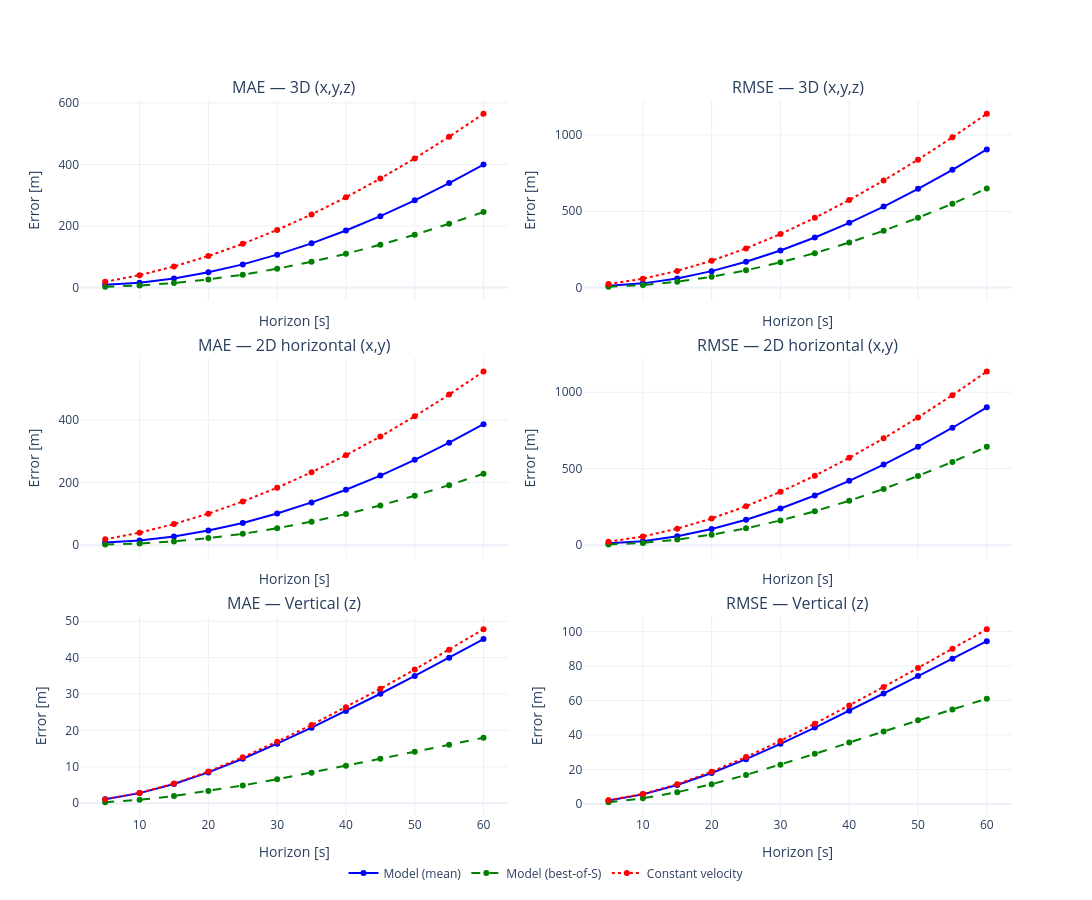

This figure's notebook cell:
### Code cell
from plotly.subplots import make_subplots
import plotly.graph_objects as go

H = res["horizons_s"]

# --- build 2-column × 3-row subplot ---
fig = make_subplots(
    rows=3, cols=2,
    shared_xaxes=True,
    subplot_titles=[
        "MAE — 3D (x,y,z)", "RMSE — 3D (x,y,z)",
        "MAE — 2D horizontal (x,y)", "RMSE — 2D horizontal (x,y)",
        "MAE — Vertical (z)", "RMSE — Vertical (z)"
    ],
    vertical_spacing=0.08,
    horizontal_spacing=0.08
)

# === color scheme ===
COLOR_MEAN = "blue"
COLOR_BEST = "green"
COLOR_CV   = "red"

def add_metric_traces(cat_name, row_mae, row_rmse, show_legend=False):
    # --- MAE (left) ---
    fig.add_trace(go.Scatter(
        x=H, y=res["mae"][cat_name]["mean"],
        name="Model (mean)", mode="lines+markers",
        line=dict(width=2, color=COLOR_MEAN),
        showlegend=show_legend
    ), row=row_mae, col=1)

    fig.add_trace(go.Scatter(
        x=H, y=res["mae"][cat_name]["best"],
        name="Model (best-of-S)", mode="lines+markers",
        line=dict(width=2, dash="dash", color=COLOR_BEST),
        showlegend=show_legend
    ), row=row_mae, col=1)

    fig.add_trace(go.Scatter(
        x=H, y=res["mae"][cat_name]["cv"],
        name="Constant velocity", mode="lines+markers",
        line=dict(width=2, dash="dot", color=COLOR_CV),
        showlegend=show_legend
    ), row=row_mae, col=1)

    # --- RMSE (right) ---
    fig.add_trace(go.Scatter(
        x=H, y=res["rmse"][cat_name]["mean"],
        name="Model (mean)", mode="lines+markers",
        line=dict(width=2, color=COLOR_MEAN),
        showlegend=False
    ), row=row_rmse, col=2)

    fig.add_trace(go.Scatter(
        x=H, y=res["rmse"][cat_name]["best"],
        name="Model (best-of-S)", mode="lines+markers",
        line=dict(width=2, dash="dash", color=COLOR_BEST),
        showlegend=False
    ), row=row_rmse, col=2)

    fig.add_trace(go.Scatter(
        x=H, y=res["rmse"][cat_name]["cv"],
        name="Constant velocity", mode="lines+markers",
        line=dict(width=2, dash="dot", color=COLOR_CV),
        showlegend=False
    ), row=row_rmse, col=2)

# Add traces — legend only once (for first row)
add_metric_traces("3d",   1, 1, show_legend=True)
add_metric_traces("2d",   2, 2, show_legend=False)
add_metric_traces("vert", 3, 3, show_legend=False)

# --- layout ---
fig.update_layout(
    template="plotly_white",
    height=900, width=1100,
    # title="MAE and RMSE vs Prediction Horizon",
    legend=dict(
        orientation="h",
        yanchor="bottom", y=-0.1,
        xanchor="center", x=0.5,
    )
)

# axis labels
for r in range(1, 4):
    fig.update_xaxes(title_text="Horizon [s]", row=r, col=1)
    fig.update_xaxes(title_text="Horizon [s]", row=r, col=2)
    fig.update_yaxes(title_text="Error [m]", row=r, col=1)
    fig.update_yaxes(title_text="Error [m]", row=r, col=2)

fig.show()

### Figure 1 — Plotly figure (JSON) as saved in the notebook; plotly's stock layout.template omitted (floating-point values rounded to 4 significant figures)
{"data": [{"line": {"color": "blue", "width": 2}, "mode": "lines+markers", "name": "Model (mean)", "showlegend": true, "type": "scatter", "x": [5, 10, 15, 20, 25, 30, 35, 40, 45, 50, 55, 60], "xaxis": "x", "y": [8.806, 15.77, 29.52, 49.59, 75.25, 106.9, 143.6, 185.3, 231.9, 283.4, 339.3, 399.4], "yaxis": "y"}, {"line": {"color": "green", "dash": "dash", "width": 2}, "mode": "lines+markers", "name": "Model (best-of-S)", "showlegend": true, "type": "scatter", "x": [5, 10, 15, 20, 25, 30, 35, 40, 45, 50, 55, 60], "xaxis": "x", "y": [2.783, 6.725, 14.62, 26.45, 41.75, 61.19, 83.9, 109.7, 139.0, 171.7, 207.1, 245.4], "yaxis": "y"}, {"line": {"color": "red", "dash": "dot", "width": 2}, "mode": "lines+markers", "name": "Constant velocity", "showlegend": true, "type": "scatter", "x": [5, 10, 15, 20, 25, 30, 35, 40, 45, 50, 55, 60], "xaxis": "x", "y": [18.77, 40.35, 68.35, 102.5, 142.0, 187.2, 237.5, 293.2, 353.9, 419.6, 489.8, 564.5], "yaxis": "y"}, {"line": {"color": "blue", "width": 2}, "mode": "lines+markers", "name": "Model (mean)", "showlegend": false, "type": "scatter", "x": [5, 10, 15, 20, 25, 30, 35, 40, 45, 50, 55, 60], "xaxis": "x2", "y": [12.28, 27.13, 59.5, 107.3, 168.6, 242.5, 328.0, 424.4, 531.0, 647.2, 772.4, 906.0], "yaxis": "y2"}, {"line": {"color": "green", "dash": "dash", "width": 2}, "mode": "lines+markers", "name": "Model (best-of-S)", "showlegend": false, "type": "scatter", "x": [5, 10, 15, 20, 25, 30, 35, 40, 45, 50, 55, 60], "xaxis": "x2", "y": [5.274, 16.02, 38.16, 70.75, 112.7, 164.9, 225.4, 294.9, 372.5, 457.6, 549.8, 649.2], "yaxis": "y2"}, {"line": {"color": "red", "dash": "dot", "width": 2}, "mode": "lines+markers", "name": "Constant velocity", "showlegend": false, "type": "scatter", "x": [5, 10, 15, 20, 25, 30, 35, 40, 45, 50, 55, 60], "xaxis": "x2", "y": [23.05, 57.53, 108.9, 175.8, 256.7, 350.7, 456.8, 574.1, 701.6, 838.8, 985.0, 1140.0], "yaxis": "y2"}, {"line": {"color": "blue", "width": 2}, "mode": "lines+markers", "name": "Model (mean)", "showlegend": false, "type": "scatter", "x": [5, 10, 15, 20, 25, 30, 35, 40, 45, 50, 55, 60], "xaxis": "x3", "y": [8.532, 14.88, 27.66, 46.53, 70.85, 101.1, 136.4, 176.6, 222.0, 272.2, 326.8, 385.7], "yaxis": "y3"}, {"line": {"color": "green", "dash": "dash", "width": 2}, "mode": "lines+markers", "name": "Model (best-of-S)", "showlegend": false, "type": "scatter", "x": [5, 10, 15, 20, 25, 30, 35, 40, 45, 50, 55, 60], "xaxis": "x3", "y": [2.275, 5.376, 12.09, 22.53, 36.2, 54.07, 75.07, 99.18, 126.7, 157.6, 191.3, 227.7], "yaxis": "y3"}, {"line": {"color": "red", "dash": "dot", "width": 2}, "mode": "lines+markers", "name": "Constant velocity", "showlegend": false, "type": "scatter", "x": [5, 10, 15, 20, 25, 30, 35, 40, 45, 50, 55, 60], "xaxis": "x3", "y": [18.62, 39.85, 67.27, 100.6, 139.1, 183.3, 232.4, 286.9, 346.5, 410.9, 480.0, 553.6], "yaxis": "y3"}, {"line": {"color": "blue", "width": 2}, "mode": "lines+markers", "name": "Model (mean)", "showlegend": false, "type": "scatter", "x": [5, 10, 15, 20, 25, 30, 35, 40, 45, 50, 55, 60], "xaxis": "x4", "y": [12.11, 26.56, 58.48, 105.8, 166.6, 240.0, 325.0, 421.0, 527.1, 642.9, 767.8, 901.0], "yaxis": "y4"}, {"line": {"color": "green", "dash": "dash", "width": 2}, "mode": "lines+markers", "name": "Model (best-of-S)", "showlegend": false, "type": "scatter", "x": [5, 10, 15, 20, 25, 30, 35, 40, 45, 50, 55, 60], "xaxis": "x4", "y": [4.969, 15.31, 36.96, 69.0, 110.3, 162.0, 222.0, 290.9, 368.0, 452.6, 544.5, 643.4], "yaxis": "y4"}, {"line": {"color": "red", "dash": "dot", "width": 2}, "mode": "lines+markers", "name": "Constant velocity", "showlegend": false, "type": "scatter", "x": [5, 10, 15, 20, 25, 30, 35, 40, 45, 50, 55, 60], "xaxis": "x4", "y": [22.95, 57.23, 108.3, 174.8, 255.2, 348.8, 454.4, 571.2, 698.3, 835.1, 980.9, 1135.0], "yaxis": "y4"}, {"line": {"color": "blue", "width": 2}, "mode": "lines+markers", "name": "Model (mean)", "showlegend": false, "type": "scatter", "x": [5, 10, 15, 20, 25, 30, 35, 40, 45, 50, 55, 60], "xaxis": "x5", "y": [1.087, 2.77, 5.263, 8.467, 12.21, 16.36, 20.76, 25.33, 30.08, 34.98, 39.98, 45.1], "yaxis": "y5"}, {"line": {"color": "green", "dash": "dash", "width": 2}, "mode": "lines+markers", "name": "Model (best-of-S)", "showlegend": false, "type": "scatter", "x": [5, 10, 15, 20, 25, 30, 35, 40, 45, 50, 55, 60], "xaxis": "x5", "y": [0.267, 0.942, 1.97, 3.323, 4.881, 6.594, 8.397, 10.29, 12.21, 14.16, 16.08, 17.96], "yaxis": "y5"}, {"line": {"color": "red", "dash": "dot", "width": 2}, "mode": "lines+markers", "name": "Constant velocity", "showlegend": false, "type": "scatter", "x": [5, 10, 15, 20, 25, 30, 35, 40, 45, 50, 55, 60], "xaxis": "x5", "y": [1.095, 2.826, 5.404, 8.729, 12.62, 16.92, 21.5, 26.36, 31.44, 36.73, 42.19, 47.8], "yaxis": "y5"}, {"line": {"color": "blue", "width": 2}, "mode": "lines+markers", "name": "Model (mean)", "showlegend": false, "type": "scatter", "x": [5, 10, 15, 20, 25, 30, 35, 40, 45, 50, 55, 60], "xaxis": "x6", "y": [2.035, 5.563, 10.98, 17.93, 25.99, 34.87, 44.3, 54.09, 64.09, 74.18, 84.3, 94.43], "yaxis": "y6"}, {"line": {"color": "green", "dash": "dash", "width": 2}, "mode": "lines+markers", "name": "Model (best-of-S)", "showlegend": false, "type": "scatter", "x": [5, 10, 15, 20, 25, 30, 35, 40, 45, 50, 55, 60], "xaxis": "x6", "y": [1.006, 3.297, 6.831, 11.46, 16.85, 22.78, 29.06, 35.59, 42.1, 48.56, 54.87, 61.07], "yaxis": "y6"}, {"line": {"color": "red", "dash": "dot", "width": 2}, "mode": "lines+markers", "name": "Constant velocity", "showlegend": false, "type": "scatter", "x": [5, 10, 15, 20, 25, 30, 35, 40, 45, 50, 55, 60], "xaxis": "x6", "y": [2.141, 5.822, 11.47, 18.74, 27.21, 36.57, 46.58, 57.08, 67.89, 78.91, 90.07, 101.3], "yaxis": "y6"}], "layout": {"annotations": [{"font": {"size": 16}, "showarrow": false, "text": "MAE — 3D (x,y,z)", "x": 0.23, "xanchor": "center", "xref": "paper", "y": 1, "yanchor": "bottom", "yref": "paper"}, {"font": {"size": 16}, "showarrow": false, "text": "RMSE — 3D (x,y,z)", "x": 0.77, "xanchor": "center", "xref": "paper", "y": 1, "yanchor": "bottom", "yref": "paper"}, {"font": {"size": 16}, "showarrow": false, "text": "MAE — 2D horizontal (x,y)", "x": 0.23, "xanchor": "center", "xref": "paper", "y": 0.64, "yanchor": "bottom", "yref": "paper"}, {"font": {"size": 16}, "showarrow": false, "text": "RMSE — 2D horizontal (x,y)", "x": 0.77, "xanchor": "center", "xref": "paper", "y": 0.64, "yanchor": "bottom", "yref": "paper"}, {"font": {"size": 16}, "showarrow": false, "text": "MAE — Vertical (z)", "x": 0.23, "xanchor": "center", "xref": "paper", "y": 0.28, "yanchor": "bottom", "yref": "paper"}, {"font": {"size": 16}, "showarrow": false, "text": "RMSE — Vertical (z)", "x": 0.77, "xanchor": "center", "xref": "paper", "y": 0.28, "yanchor": "bottom", "yref": "paper"}], "height": 900, "legend": {"orientation": "h", "x": 0.5, "xanchor": "center", "y": -0.1, "yanchor": "bottom"}, "width": 1100, "xaxis": {"anchor": "y", "domain": [0, 0.46], "matches": "x5", "showticklabels": false, "title": {"text": "Horizon [s]"}}, "xaxis2": {"anchor": "y2", "domain": [0.54, 1], "matches": "x6", "showticklabels": false, "title": {"text": "Horizon [s]"}}, "xaxis3": {"anchor": "y3", "domain": [0, 0.46], "matches": "x5", "showticklabels": false, "title": {"text": "Horizon [s]"}}, "xaxis4": {"anchor": "y4", "domain": [0.54, 1], "matches": "x6", "showticklabels": false, "title": {"text": "Horizon [s]"}}, "xaxis5": {"anchor": "y5", "domain": [0, 0.46], "title": {"text": "Horizon [s]"}}, "xaxis6": {"anchor": "y6", "domain": [0.54, 1], "title": {"text": "Horizon [s]"}}, "yaxis": {"anchor": "x", "domain": [0.72, 1], "title": {"text": "Error [m]"}}, "yaxis2": {"anchor": "x2", "domain": [0.72, 1], "title": {"text": "Error [m]"}}, "yaxis3": {"anchor": "x3", "domain": [0.36, 0.64], "title": {"text": "Error [m]"}}, "yaxis4": {"anchor": "x4", "domain": [0.36, 0.64], "title": {"text": "Error [m]"}}, "yaxis5": {"anchor": "x5", "domain": [0, 0.28], "title": {"text": "Error [m]"}}, "yaxis6": {"anchor": "x6", "domain": [0, 0.28], "title": {"text": "Error [m]"}}}}
